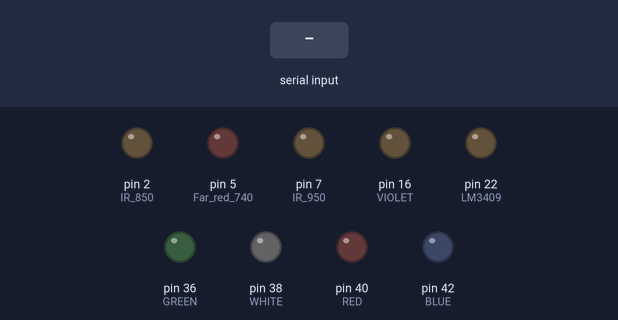
This sketch was run on a simulated Arduino Mega 2560, built with avr-gcc and run on an emulated ATmega2560. Shown: output pins drawn as LEDs (lit = HIGH). The test bench sets the inputs (shaded band). What the sketch prints to the serial monitor is not drawn.

Above: at 1.2 s.
1.3 s: "1\n" received over Serial
At 2.4 s:
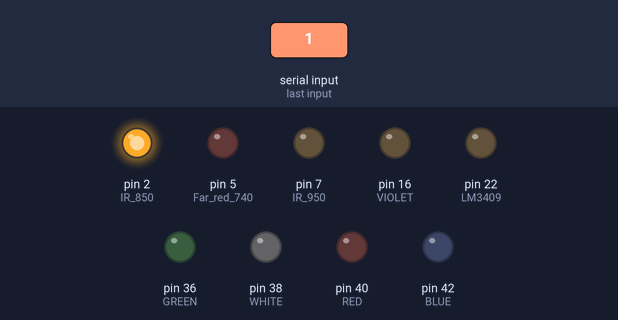
2.8 s: "2\n" received over Serial
At 3.5 s:
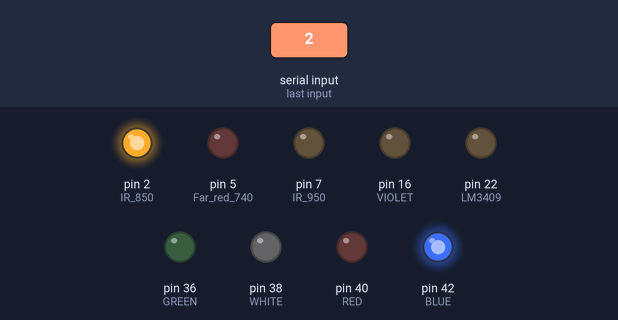
4.3 s: "3\n" received over Serial
At 4.6 s:
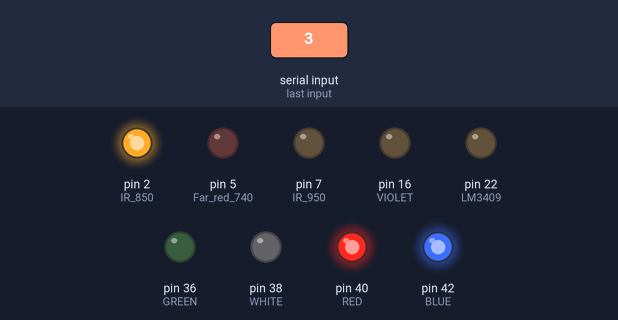
5.8 s: "4\n" received over Serial
At 7.0 s:
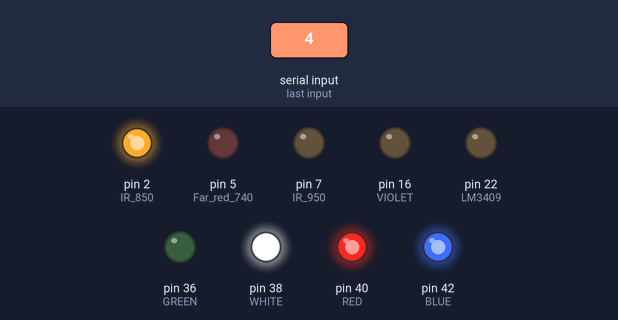
7.3 s: "5\n" received over Serial
At 8.1 s:
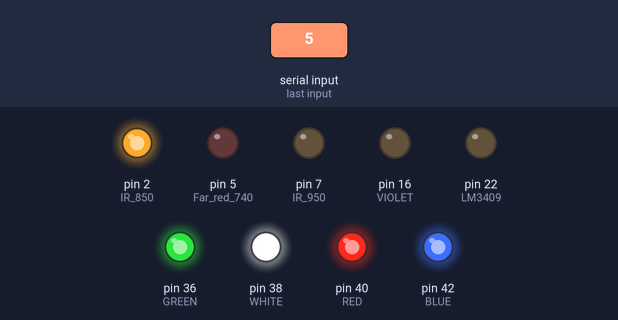
8.8 s: "1\n" received over Serial
At 9.3 s:
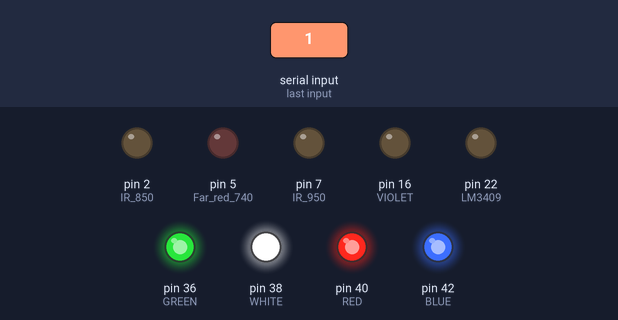
Timing chart, 0 to 11.3 s (numbered marks = the images above; inputs shaded):
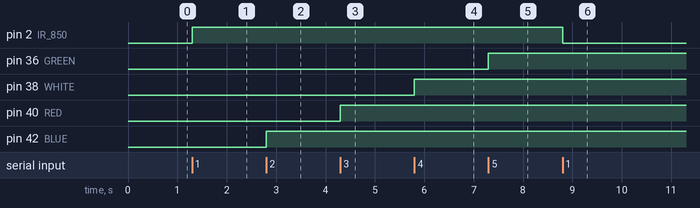

The sketch:

simple_toggle.ino
```cpp
/*
  Arduino code to toggle pins based on a menu selection.

  Macros:
  #define IR_850 2
  #define BLUE 42
  #define RED 40
  #define WHITE 38
  #define GREEN 36
  #define VIOLET 16
  #define IR_950 7
  #define Far_red_740 5
*/

// Define the pins using macros (as provided)
#define IR_850 2
#define BLUE 42
#define RED 40
#define WHITE 38
#define GREEN 36
#define VIOLET 16
#define IR_950 7
#define Far_red_740 5

#define LM3409 22


void setup() {
  // Initialize serial communication for printing the menu and getting user input
  Serial.begin(115200);

  // Set the pin modes for all the pins defined in the macros as OUTPUT
  pinMode(IR_850, OUTPUT);
  pinMode(BLUE, OUTPUT);
  pinMode(RED, OUTPUT);
  pinMode(WHITE, OUTPUT);
  pinMode(GREEN, OUTPUT);
  pinMode(VIOLET, OUTPUT);
  pinMode(IR_950, OUTPUT);
  pinMode(Far_red_740, OUTPUT);
  pinMode(LM3409, OUTPUT);


  printMenu(); // Print the initial menu
}

void loop() {
  // Check if there is any data available from the serial port
  if (Serial.available() > 0) {
    // Read the incoming byte (character)
    int selection = Serial.parseInt(); // Read the integer typed by the user

    // Process the user's selection
    switch (selection) {
      case 1:
        togglePin(IR_850);
        break;
      case 2:
        togglePin(BLUE);
        break;
      case 3:
        togglePin(RED);
        break;
      case 4:
        togglePin(WHITE);
        break;
      case 5:
        togglePin(GREEN);
        break;
      case 6:
        togglePin(VIOLET);
        break;
      case 7:
        togglePin(IR_950);
        break;
      case 8:
        togglePin(Far_red_740);
        break;
      case 9:
        togglePin(LM3409);
        break;
      default:
        Serial.println("Invalid Selection");
        break;
    }
    printMenu(); // Print the menu again after processing the input
  }
}

// Function to toggle a pin (change its state)
void togglePin(int pin) {
  digitalWrite(pin, !digitalRead(pin)); // Toggles the pin's state
  Serial.print("Toggled pin: ");
  Serial.println(pin);
}

// Function to print the menu options
void printMenu() {
  Serial.println("Select a pin to toggle:");
  Serial.println("1. IR_850 (Pin 2)");
  Serial.println("2. BLUE (Pin 42)");
  Serial.println("3. RED (Pin 40)");
  Serial.println("4. WHITE (Pin 38)");
  Serial.println("5. GREEN (Pin 36)");
  Serial.println("6. VIOLET (Pin 16)");
  Serial.println("7. IR_950 (Pin 7)");
  Serial.println("8. Far_red_740 (Pin 5)");
  Serial.println("9. LM3409 (Pin 22)");

  Serial.println("Enter the number of the pin:");
}
```

Measured:
- after the input at 1.3 s, pin 2 (IR_850): LOW → HIGH at once
- after the input at 2.8 s, pin 42 (BLUE): LOW → HIGH at once
- after the input at 4.3 s, pin 40 (RED): LOW → HIGH at once
- after the input at 5.8 s, pin 38 (WHITE): LOW → HIGH at once
- after the input at 7.3 s, pin 36 (GREEN): LOW → HIGH at once
- after the input at 8.8 s, pin 2 (IR_850): HIGH → LOW at once
